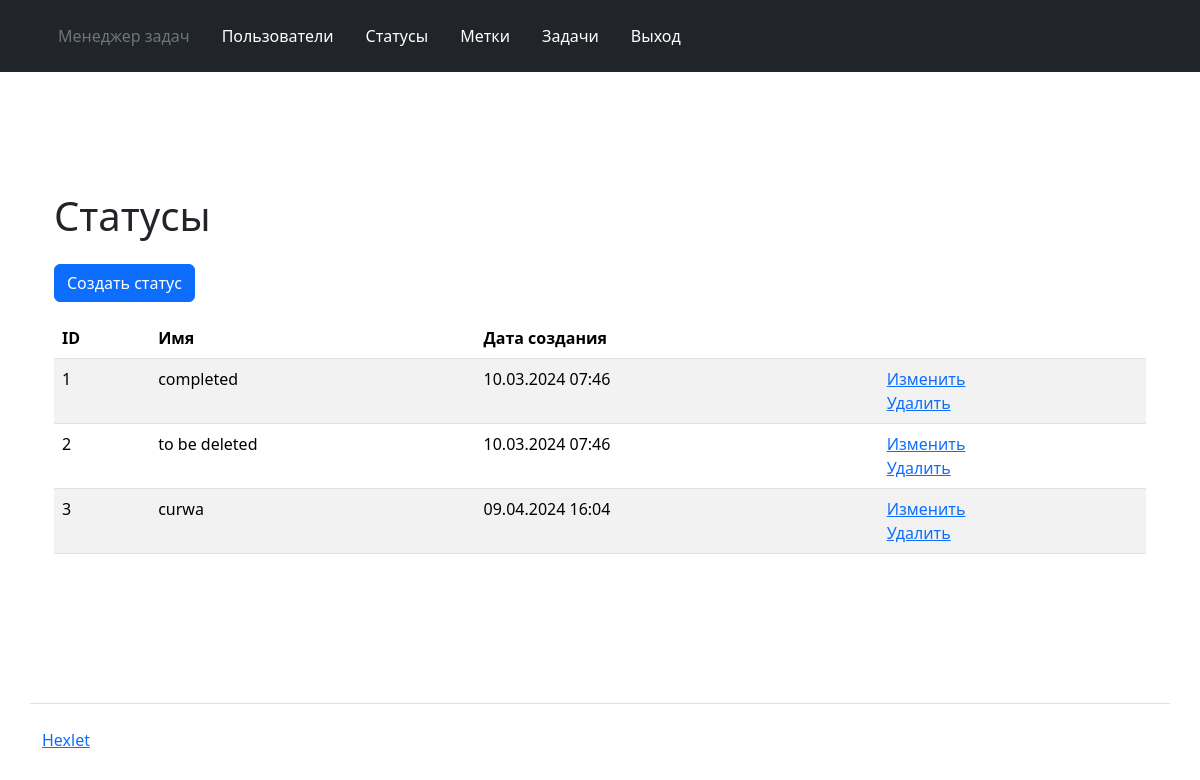
Before: /statuses/ (signed in) with the older database file.
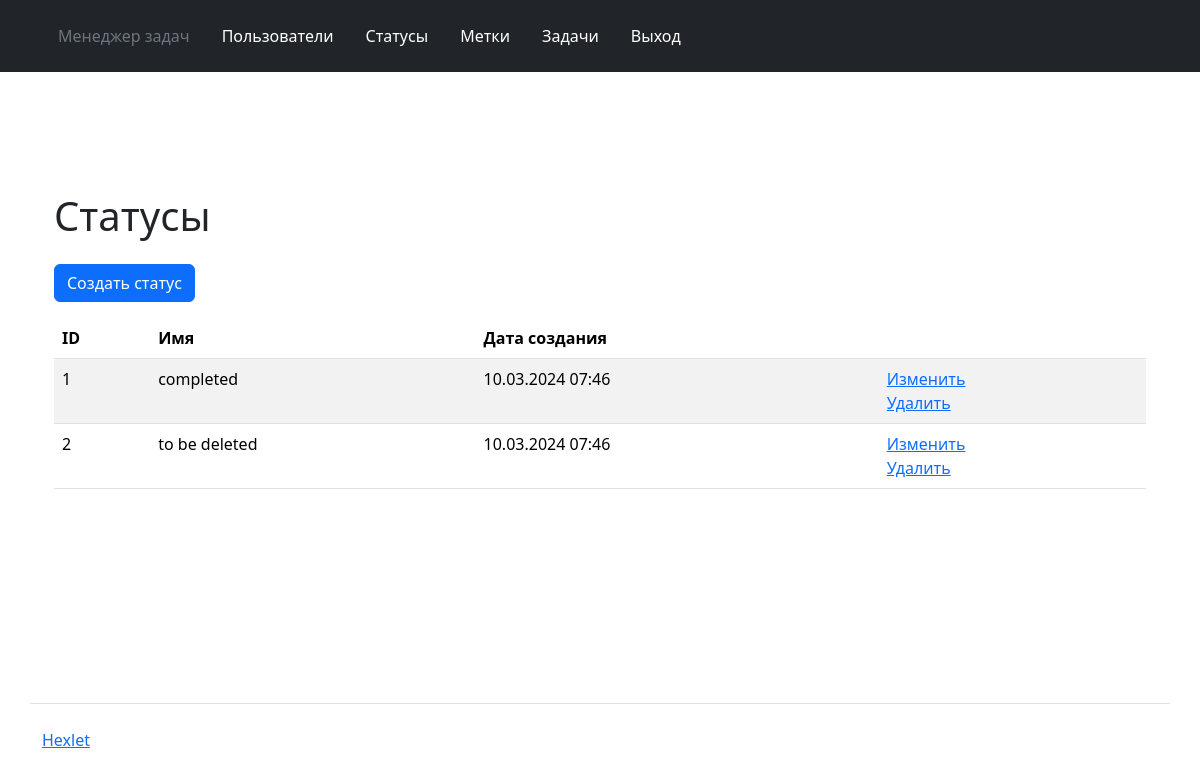
After: the same page with the newer database file.
### task_manager/statuses/models.py (models this page shows, shortened)
class Status(models.Model):
    name = models.CharField(max_length=255, verbose_name=_('Name'))
    timestamp = models.DateTimeField("time_stamp", auto_now_add=True)

### task_manager/statuses/views.py (the view)
# urls.py: path('', StatusView.as_view(), name='statuses'),
class StatusView(CustomLoginRequiredMixin, ListView):
    model = Status
    template_name = 'statuses/statuses.html'

### task_manager/templates/statuses/statuses.html (shortened to what this page needs)
{% extends 'layout.html' %}
{% load django_bootstrap5 %}
{% load i18n %}
{% block content %}
<div class="container wrapper flex-grow-1">
  <h1 class="my-4">
    {% trans "Statuses" %}
  </h1>
  <a class="btn btn-primary mb-3" href="{% url 'status_create' %}">{% trans "Create status" %} </a>
    <table class="table table-striped">
    <thead>
      <tr>
        <th>ID</th>
        <th>{% trans "Name" %}</th>
        <th>{% trans "Creation date" %}</th>
        <th></th>
      </tr>
    </thead>
    <tbody>
      {% for status_data in status_list %}
        <tr>
          <td class="fw-normal">{{ status_data.id }}</td>
          <td class="fw-normal">{{ status_data.name}}</td>
          <td class="fw-normal">{{ status_data.timestamp|date:"d.m.Y H:i" }}</td>
          <td>
            <a href="{% url 'status_update' status_data.id %}">{% trans "Update" %}</a>
            <br>
            <a href="{% url 'status_delete' status_data.id %}">{% trans "Delete" %}</a>
          </td>
        </tr>
      {% endfor %}
    </tbody>
  </table>
</div>
{% endblock %}

Changed rows visible on the page:
removed Status: id "3", name "curwa", timestamp "09.04.2024 16:04"
